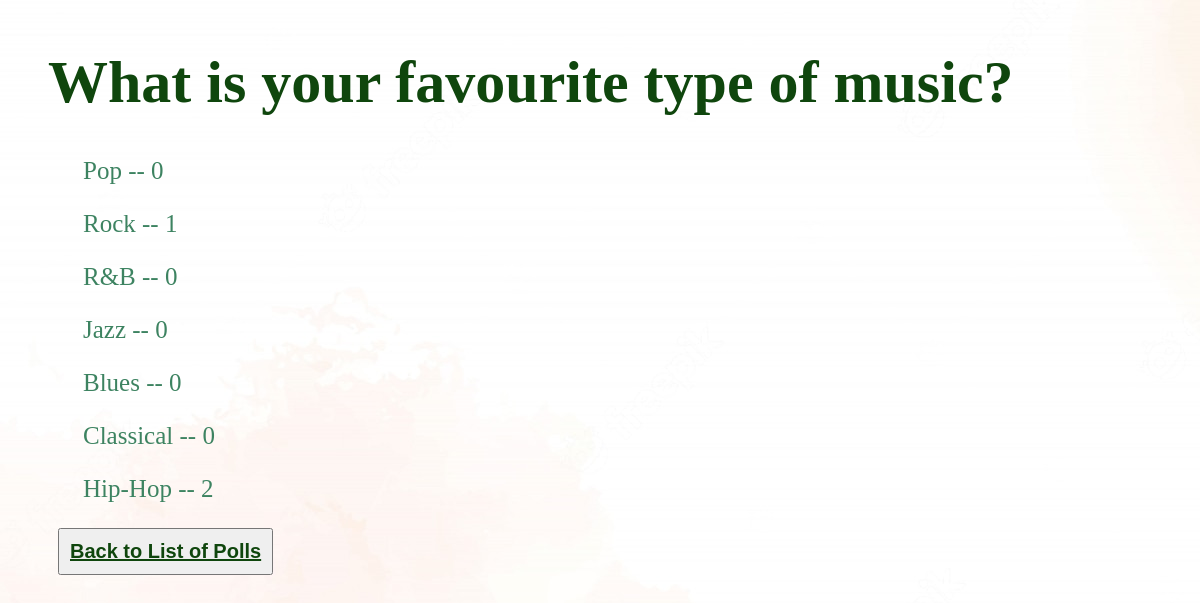
Page /polls/6/results/ on the committed database.
### polls/models.py (models this page shows, shortened)
class Question(models.Model):
    question_text = models.CharField(max_length=200)
    pub_date = models.DateTimeField('date published')
    end_date = models.DateTimeField('date ended', default=None, null=True)

class Choice(models.Model):
    question = models.ForeignKey(Question, on_delete=models.CASCADE)
    choice_text = models.CharField(max_length=200)
    @property
    def votes(self):
        count = Vote.objects.filter(choice=self).count()
        return count

### polls/views.py (the view)
# urls.py: path('<int:pk>/results/', views.ResultsView.as_view(), name='results'),
class ResultsView(generic.DeleteView):
    model = Question
    template_name = 'polls/results.html'

### polls/templates/polls/results.html
{% load static %}
<link rel="stylesheet" href="{% static 'polls/style.css' %}">
<h1 id='result'>{{ question.question_text }}</h1>
<ul class='choice'>
{% for choice in question.choice_set.all %}
    <p>{{ choice.choice_text }} -- {{ choice.votes }}</p>
{% endfor %}
</ul>
<button id="back-button"><a id="button-text" href="{% url 'polls:index' %}">Back to List of Polls</a></button>

### polls/static/polls/style.css (style rules this page uses)
#button-text { color: #0f460d; font-weight: bold; font-size: 20px; }
.choice { font-size: 25px; color: #3D8361; padding-left: 75px; }
#back-button { padding: 10px; margin-left: 50px; }
#result { color: #0f460d; padding-top: 40px; padding-left: 40px; font-size: 60px; }

### rows in the picture
Question: question_text "What is your favourite type of music?"
Choice: choice_text "Pop", votes "0"
Choice: choice_text "Rock", votes "1"
Choice: choice_text "R&B", votes "0"
Choice: choice_text "Jazz", votes "0"
Choice: choice_text "Blues", votes "0"
Choice: choice_text "Classical", votes "0"
Choice: choice_text "Hip-Hop", votes "2"
